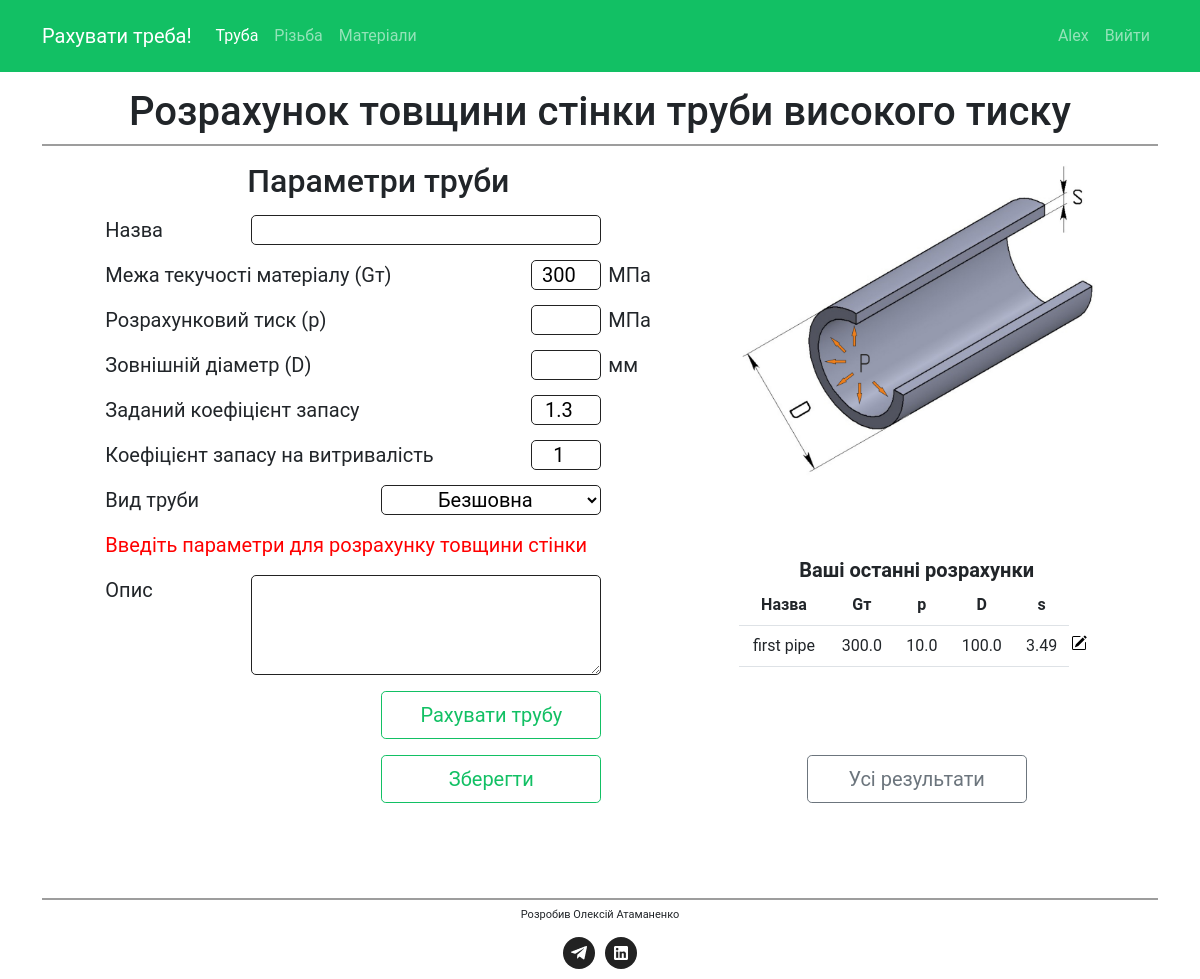
/pipe_pressure/ (signed in), run on the app's committed database.
### calculate/models.py (models this page shows, shortened)
class PipeHighPressure(models.Model):
    K_WELDING_CHOICES = [
		(1, 'Безшовна'),
		(0.6, 'Електрозварювальна'),
    ]
    id = models.AutoField(primary_key=True)
    user = models.ForeignKey(User, on_delete=models.CASCADE, default=None)
    name = models.CharField(max_length=20)
    description = models.TextField(blank=True, max_length=128)
    yield_strength = models.FloatField(default=300)
    test_pressure = models.FloatField()
    min_outside_diameter = models.FloatField()
    k_industry = models.FloatField(default=1.3)
    k_cycle = models.FloatField(default=1)
    k_welding = models.FloatField(max_length=40, choices=K_WELDING_CHOICES, default=1)
    created_at = models.DateTimeField(auto_now_add=True)
    @property
    def thickness(self):
        self.allowable_stresses = self.yield_strength / (self.k_industry * self.k_cycle)
        self.thickness_pipe = (self.test_pressure * self.min_outside_diameter /
                    (2 * self.allowable_stresses * float(self.k_welding) + self.test_pressure))
        self.thickness_round = round(self.thickness_pipe, 2)
        return self.thickness_round
    @staticmethod
    def get_by_user_order_by_created(user_id):
        return PipeHighPressure.objects.filter(user=user_id).order_by('created_at',).reverse()

### calculate/views.py (the view)
# urls.py: path('pipe_pressure/', views.pipe_pressure, name = 'pipe_pressure'),
def pipe_pressure(request):
	thickness = 0
	outside_radius = 0
	if request.user.is_authenticated:
		last_pipe_results = PipeHighPressure.get_by_user_order_by_created(request.user.id)[:5]
	else:
		last_pipe_results = []
	if request.method == 'POST':
		form = PipeHighPressureForm(request.POST)
		if form.is_valid():
			yield_strength = form.cleaned_data['yield_strength']
			test_pressure = form.cleaned_data['test_pressure']
			min_outside_diameter = form.cleaned_data['min_outside_diameter']
			k_welding = form.cleaned_data['k_welding']
			k_industry = form.cleaned_data['k_industry']
			k_cycle = form.cleaned_data['k_cycle']
			name = form.cleaned_data['name']
			description = form.cleaned_data['description']
			pipe = PipeHighPressure.calculate(yield_strength, test_pressure, min_outside_diameter,
												k_industry, k_cycle, k_welding)
			thickness = pipe.thickness
			outside_radius = pipe.outside_radius
			if 'create' in request.POST:
				if PipeHighPressure.create(request.user, yield_strength, test_pressure, min_outside_diameter,
										k_industry, k_cycle, k_welding, name, description):
					messages.success(request, ("Розрахунок успішно збережено!"))
				else:
					messages.error(request, ("Розрахунок не вдалося зберегти, т.к. товщина стінки перевищує зовнішній радіус "))
	else:
		form = PipeHighPressureForm()
	return render(request, 'calculate/pipe_pressure.html',
					{'form': form,
					 'thickness': thickness,
					 'outside_radius': outside_radius,
					 'last_pipe_results': last_pipe_results,})

### calculate/forms.py
class PipeHighPressureForm(forms.Form):
	name = forms.CharField(label = "Назва", max_length=20, required=False)
	description = forms.CharField(label = "Опис", max_length=128, widget=forms.Textarea, required=False)
	yield_strength = forms.FloatField(label = "Межа текучості матеріалу (Gт)",
										min_value=1, max_value = 3000, initial = 300)
	test_pressure = forms.FloatField(label = "Розрахунковий тиск (p)",
										min_value=0.001, max_value = 3000,)
	min_outside_diameter = forms.FloatField(label = "Зовнішній діаметр (D)",
											min_value=1, max_value = 10000,)
	k_industry = forms.FloatField(label = "Заданий коефіцієнт запасу",
									min_value=1, max_value = 10, initial = 1.3)
	k_cycle = forms.FloatField(label = "Коефіцієнт запасу на витривалість",
								min_value=1, max_value = 10, initial = 1)
	k_welding_choice = (
		(1, 'Безшовна'),
		(0.6, 'Електрозварювальна'),
		)
	k_welding = forms.ChoiceField(label = "Вид труби", choices=k_welding_choice,
									widget=forms.Select(attrs={"class": "selector"}))

### calculate/templates/calculate/pipe_pressure.html (shortened to what this page needs)
{% extends "base.html" %}
{% load static %}
{% block content %}
    <section class="pipe">
        <div class="container">
            <h1>Розрахунок товщини стінки труби високого тиску</h1>
            <div class="home__subtitle-line"></div>
            <div class="row">
                <div class="col-12 col-md-12 col-lg-6 form">
                    <form action="{% url 'pipe_pressure' %}" method="post">
                        <h2>Параметри труби</h2>
                        <div class="form__string">
                            {{ form.name.label }}
                            <div class="form__data form__data__name">
                                {{ form.name }}
                            </div>
                        </div>
                        <div class="form__string">
                            {{ form.yield_strength.label }}
                            <div class="form__data">
                                {{ form.yield_strength }}
                                <div class="form__unit">МПа</div>
                            </div>
                        </div>
                        <div class="form__string">
                            {{ form.test_pressure.label }}
                            <div class="form__data">
                                {{ form.test_pressure }}
                                <div class="form__unit">МПа</div>
                            </div>
                        </div>
                        <div class="form__string">
                            {{ form.min_outside_diameter.label }}
                            <div class="form__data">
                                {{ form.min_outside_diameter }}
                                <div class="form__unit">мм</div>
                            </div>
                        </div>
                        <div class="form__string">
                            {{ form.k_industry.label }}
                            <div class="form__data">
                                {{ form.k_industry }}
                            </div>
                        </div>
                        <div class="form__string">
                            {{ form.k_cycle.label }}
                            <div class="form__data">
                                {{ form.k_cycle }}
                            </div>
                        </div>
                        <div class="form__string">
                            {{ form.k_welding.label }}
                            <div class="form__data form__data__welding">
                                {{ form.k_welding }}
                            </div>
                        </div>
                        <div class="results">
                            {% if thickness >= outside_radius %}
                                {% if thickness == 0 %}
                                <div class="results__error">Введіть параметри для розрахунку товщини стінки</div>
                                {% endif %}
                            {% endif %}
                        </div>
                        <div class="form__string">
                            {{ form.description.label }}
                            <div class="form__data form__data__description">
                                {{ form.description }}
                            </div>
                        </div>
                        <div class="btn-block">
                            <button type="submit" class="btn btn-outline-success btn-lg btn-custom" name="calculate">Рахувати трубу</button>
                            {% if user.is_authenticated %}
                            <button type="submit" class="btn btn-outline-success btn-lg btn-custom" name="create">Зберегти</button>
                            {% endif %}
                        </div>
                    </form>
                </div>
                <div class="col col-sm-8 col-md-8 col-lg-4">
                    <img src="{% static 'images/pipe_segment.jpg' %}" alt="pipe pressure">
                    {% if user.is_authenticated %}
                        {% if last_pipe_results %}
                            <div>
                                <p class="table-title">Ваші останні розрахунки</p>
                                <table class="table">
                                    <tr class="table__header">
                                        <th>Назва</th>
                                        <th>Gт</th>
                                        <th>p</th>
                                        <th>D</th>
                                        <th>s</th>
                                    </tr>
                                    {% for pipe in last_pipe_results %}
                                        <tr>
                                            <td class="table__name"><div id="pipe-name">{{ pipe.name }}</div></td>
                                            <td class="table__condition">{{ pipe.yield_strength }}</td>
                                            <td class="table__hardness">{{ pipe.test_pressure }}</td>
                                            <td class="table__yield_strenght">{{ pipe.min_outside_diameter }}</td>
                                            <td class="table__yield_strenght">{{ pipe.thickness }}</td>
                                            <td id="edit-col">
                                                <form action="{% url 'pipe_detail' %}" method="POST">
                                                    <button class="detail-button">
                                                        <img id="pipe-detail-icon" class="detail-icon" src="/static/icons/pencil-square.svg" alt="edit">
                                                    </button>
                                                </form>
                                            </td>
                                        </tr>
                                    {% endfor %}
                                </table>
                            </div>
                            <form action="{% url 'pipe_results' %}" method="GET">
                                <div class="btn-block">
                                    <button type="submit" class="btn btn-outline-secondary btn-lg btn-custom-more" name="more">Усі результати</button>
                                </div>
                            </form>
                        {% else %}
                            <p class="non-result">У Вас ще немає збережених розрахунків</p>
                        {% endif %}
                    {% endif %}
                </div>
            </div>
        </div>
    </section>
{% endblock %}

### calculate/templates/base.html (shortened to what this page needs)
{% load static %}
<!DOCTYPE html>
<html>
<head>
    <link rel="stylesheet" href="{% static 'css/bootstrap-reboot.min.css' %}">
    <link rel="stylesheet" href="{% static 'css/bootstrap-grid.min.css' %}">
    <link href="https://cdn.jsdelivr.net/npm/bootstrap@5.1.3/dist/css/bootstrap.min.css" rel="stylesheet">
    <link rel="stylesheet" type="text/css" href="{% static 'css/style.min.css' %}">
</head>
<body>
    <nav class="navbar navbar-expand-md navbar navbar-dark">
        <div class="container">
            <a class="navbar-brand" href="{% url 'index' %}">Рахувати треба!</a>
            <div class="collapse navbar-collapse" id="navbarSupportedContent">
                <ul class="navbar-nav me-auto mb-2 mb-md-0">
                    <li class="nav-item">
                        <a class="nav-link" id="pipe" href="{% url 'pipe_pressure' %}">Труба</a>
                    </li>
                    <li class="nav-item">
                        <a class="nav-link" id="thread" href="{% url 'thread' %}">Різьба</a>
                    </li>
                    <li class="nav-item">
                        <a class="nav-link" id="materials" href="{% url 'materials' %}">Матеріали</a>
                    </li>
                </ul>
                <span class="navbar-text">
                    <ul class="navbar-nav me-auto mb-2 mb-md-0">
                        {% if user.is_authenticated %}
                            <li class="nav-item">
                                <a class="nav-link" id="username" href="{% url 'update_user' %}">{{ user.username }}</a>
                            </li>
                            <li class="nav-item">
                                <a class="nav-link" id="logout" href="{% url 'logout' %}">Вийти</a>
                            </li>
                        {% endif %}
                    </ul>
                </span>
            </div>
        </div>
    </nav>
    <div id="content">
        {% block content %}{% endblock %}
    </div>
    <footer class="footer">
        <div class="container">
            <div class="footer__line"></div>
            <div class="footer__dev">Розробив Олексій Атаманенко</div>
            <div class="footer__social">
                <a href="https://t.me/Atamanenkoalex" class="footer__social-link">
                    <img src="/static/icons/telegram.png" alt="telegram">
                </a>
                <a href="https://www.linkedin.com/in/AtamanenkoAlex/" class="footer__social-link">
                    <img src="/static/icons/linkedin.png" alt="linkedin">
                </a>
            </div>
        </div>
    </footer>
</body>
</html>

### data on the page
PipeHighPressure: name "first pipe", yield_strength "300.0", test_pressure "10.0", min_outside_diameter "100.0", thickness "3.49"

### other printed values
{{ user.username }} "Alex"
